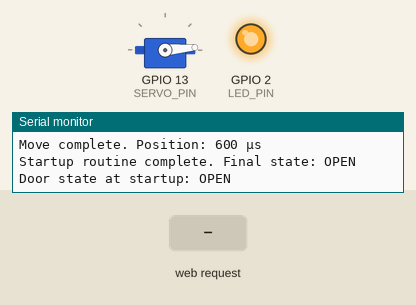
Bench run of a sketch on a simulated ESP8266 (NodeMCU). On the bench: servo, output pins drawn as LEDs (lit = HIGH), the last lines printed to the serial monitor. Inputs (shaded band) come from the test bench. WiFi joins after 1.5 s; servers stay silent unless stated; storage starts empty.

Above: at 10.3 s.
10.4 s: HTTP request GET /close received
At 11.17 s:
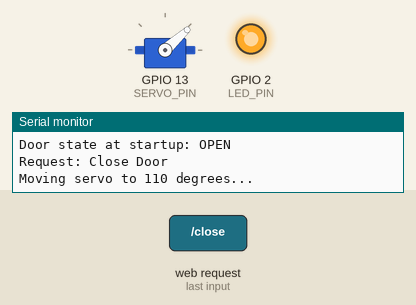
At 13.2 s:
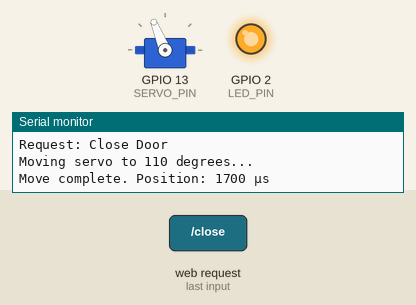
13.4 s: HTTP request GET /open received
At 14.48 s:
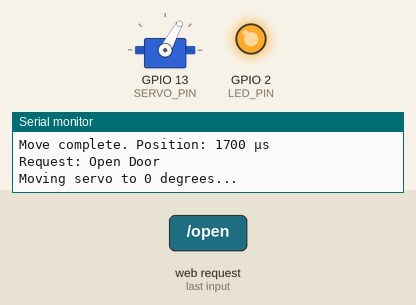
Timing chart, 0 to 17.1 s (numbered marks = the images above; inputs shaded):
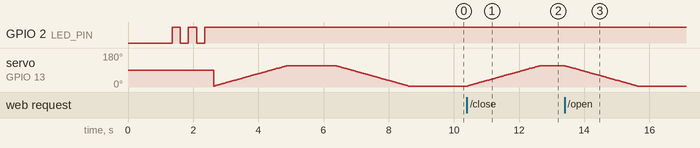

The sketch:

OF_Async.ino
```cpp
/* --------------------------------------------------------------
* Window exhaust fan door control
* This shoddily put together code creates a server on an ESP8266 via Http
* that communicates with a Servo and toggles it between defined angles
* Using ESP8266 NodeMCU ESP-12
* 2025 http://DisasterOfPuppets.com
-----------------------------------------------------------------*/

#include <ESP8266WiFi.h>
#include <ESP8266WebServer.h>
#include <ESP8266mDNS.h>
#include <LittleFS.h>
#include <Servo.h>
#include <user_interface.h>
#define LOG_BUFFER_SIZE 2048

//Stores the restart and servo open/closed state to memory
struct RTCData {
  uint32_t magic;
  bool lastWasOpen;
};

RTCData rtcData;
uint32_t RTC_MEM_START = 65;

bool skipStartupMovement = false;
String logBuffer = "";
bool isOpen = false;
bool isMoving = false;
unsigned long lastAlive = 0;
int currentPulse; //to Track the servo's last position in µs
//**************ADJUST THESE SETTINGS FOR YOUR SETUP **************

// -= WIFI SETTINGS =-

const char* ssid = "YOUR_BANK";
const char* password = "DETAILS_HERE";

// -= SERVO SETTINGS =-

#define SERVO_PIN 13           // D7 GPIO13 — safe for servo PWM
#define LED_PIN LED_BUILTIN    // GPIO2 — onboard blue LED

int SERVOMIN = 600;  // Min pulse width in µs. DO NOT modify unless calibrating manually.
int SERVOMAX = 2400; // Max pulse width in µs. See GitHub readme for safe tuning instructions.
int CLOSED_ANGLE = 0; // Angle of the Servo when door is closed
int OPEN_ANGLE = 110; // Angle of the Servo when the door is open, adjust as needed
constexpr bool OPEN_ON_RUN = true; // Have the Servo open the door on power (this won't re-run on manual software reset)

bool DIRECTION_REVERSED = true; // switch from true to false if your Open and Closed directions are switched

// Tuning values for smooth motion
// How to calculate servo speed:
// The total time of movement is (Number of Steps) * (Delay per Step).
//   - Number of Steps = (Total servo travel in µs) / STEP_US.
//   - Delay per Step = STEP_DELAY in milliseconds.
//
// Example calculation for this setup (110 degrees = approx. 1100µs of travel):
//   - Fast (original): (1100µs / 50µs) * 10ms = 22 steps * 10ms = 220ms (0.22 seconds)
//   - Slow & Smooth:   (1100µs / 10µs) * 20ms = 110 steps * 20ms = 2200ms (2.2 seconds)
//
#define STEP_US 10          // Smaller number = MORE steps = SMOOTHER motion.
#define STEP_DELAY 20       // Larger number = MORE delay per step = SLOWER motion.

// -= SERVER SETTINGS =-

IPAddress local_IP(192, 168, 1, 19); // Change this to the IP address you want to use for the server
IPAddress gateway(192, 168, 1, 1); // Your router's gateway
IPAddress subnet(255, 255, 255, 0);
IPAddress dns(8, 8, 8, 8); // Optional, Google DNS
constexpr bool USE_DNS = false; // true : On | false : Off

//*****************************************************************

ESP8266WebServer server(80);
Servo myServo;

void setup() {
  //Sanity delay
  delay(1000);

  // Switch servoe direction values if true
  if (DIRECTION_REVERSED) {

    int TEMP_ANGLE = CLOSED_ANGLE;
    CLOSED_ANGLE = OPEN_ANGLE;
    OPEN_ANGLE = TEMP_ANGLE;

  }

  //clear the log buffer to ensure a clean slate on every boot.
  logBuffer = "";

  Serial.begin(115200);
  currentPulse = angleToMicros(CLOSED_ANGLE); // Initialize to closed position
//reads the system memory states
  system_rtc_mem_read(RTC_MEM_START, &rtcData, sizeof(rtcData));

  if (rtcData.magic == 0xCAFEBABE) {
    skipStartupMovement = true;
    isOpen = rtcData.lastWasOpen;
    Log("User initiated restart. Skipping startup movement.");
    Log("door state restored: " + String(isOpen ? "OPEN" : "CLOSED"));

    rtcData.magic = 0;
    system_rtc_mem_write(RTC_MEM_START, &rtcData, sizeof(rtcData));
  }

  delay(100);
  Log("Booting...");

  pinMode(LED_PIN, OUTPUT);
  digitalWrite(LED_PIN, HIGH); // OFF (active LOW)


if (USE_DNS) {
  WiFi.config(local_IP, gateway, subnet, dns);
} else {
  WiFi.config(local_IP, gateway, subnet);
}

  WiFi.begin(ssid, password);
  Serial.print("Connecting to Wi-Fi");

  // Blink LED while connecting
  while (WiFi.status() != WL_CONNECTED) {
    Serial.print(".");
    digitalWrite(LED_PIN, LOW);
    delay(250);
    digitalWrite(LED_PIN, HIGH);
    delay(250);
  }

  Log("\nWi-Fi connected!");
  Log("IP address: ");
  Log(WiFi.localIP().toString()); // ✅ Now it's a String
  digitalWrite(LED_PIN, HIGH); // OFF

  // mDNS setup
  if (MDNS.begin("onlyfans")) {
    Log("mDNS responder started");
    Log("Try visiting: http://onlyfans.local");
  } else {
    Log("mDNS setup failed");
  }

  // LittleFS setup
  if (!LittleFS.begin()) {
    Log("❌ LittleFS mount failed!");
    return;
  }

  // Confirm required files exist ///Just change this to the files you know are required for functionality
  if (!LittleFS.exists("/index.html")) Log("❌ Missing: index.html");


  // File routes // Don't forget to list any additional files you put in the data folder here.
  server.on("/", handleRoot);
  server.serveStatic("/index.html", LittleFS, "/index.html");
  server.serveStatic("/favicon-32x32.png", LittleFS, "/favicon-32x32.png");
  server.serveStatic("/favicon-16x16.png", LittleFS, "/favicon-16x16.png");
  server.serveStatic("/apple-touch-icon.png", LittleFS, "/apple-touch-icon.png");
  server.serveStatic("/site.webmanifest", LittleFS, "/site.webmanifest");
  server.serveStatic("/android-chrome-512x512.png", LittleFS, "/android-chrome-512x512.png");
  server.serveStatic("/android-chrome-192x192.png", LittleFS, "/android-chrome-192x192.png");


  // Action routes
  server.on("/door-status", []() {
  String state;
  if (isMoving) {
    state = "moving";
  } else if (isOpen) {
    state = "open";
  } else {
    state = "closed";
  }
  server.send(200, "application/json", "{\"state\":\"" + state + "\"}");});

  server.on("/open", handleOpen);
  server.on("/close", handleClose);
  server.on("/restart", handleRestart);
  server.on("/log", []() {
  if (logBuffer.length() == 0) {
    server.send(200, "text/plain", " "); // Send a single space if buffer is empty
  } else {
    server.send(200, "text/plain", logBuffer); // Otherwise, send the buffer
  }
  });
  server.begin();
  Log("HTTP server started");

  // Startup movement only runs if the server is not hard reset
  if (!skipStartupMovement) {
      if (OPEN_ON_RUN == true) { // Check the user defined option
        RunStartupMovement();
    }
  } else {
    Log("User initiated server restart");
  }
  Log("Door state at startup: " + String(isOpen ? "OPEN" : "CLOSED"));
}

//******************FUNCTIONS **********************

void Log(const String& msg) {
  Serial.println(msg); // still prints over USB if connected
  logBuffer += msg + "\n";
  if (logBuffer.length() > LOG_BUFFER_SIZE) {
    logBuffer = logBuffer.substring(logBuffer.length() - LOG_BUFFER_SIZE); // trim oldest
  }
}

void CheckWiFi() {
  if (WiFi.status() != WL_CONNECTED) {
    Log("[WiFi] Disconnected. Attempting reconnect...");
    WiFi.disconnect();
    WiFi.begin(ssid, password);

    while (WiFi.status() != WL_CONNECTED) {
      Log(".");
      digitalWrite(LED_PIN, LOW);
      delay(250);
      digitalWrite(LED_PIN, HIGH);
      delay(250);
    }

    Log("\nWi-Fi Reconnected!");
    Log("IP address: ");
    Log(WiFi.localIP().toString());
    digitalWrite(LED_PIN, HIGH); // OFF
  }
}

// Routes
void handleRoot() {
  IPAddress clientIP = server.client().remoteIP();
  Log("HTTP connection detected from: " + clientIP.toString());

  File file = LittleFS.open("/index.html", "r");
  if (!file) {
    server.send(500, "text/plain", "Missing index.html");
    return;
  }
  server.streamFile(file, "text/html");
  file.close();
}

void handleOpen() {
  Log("Request: Open Door");
  if (isOpen) {
    Log("Door is already open.");
    server.send(200, "text/plain", "Door already open.");
    return;
  }
  moveServoSmoothly(OPEN_ANGLE);
  isOpen = true;
  server.send(200, "text/plain", "Door Open.");
}

void handleClose() {
  Log("Request: Close Door");
  if (!isOpen) {
    Log("Door is already closed.");
    server.send(200, "text/plain", "Door already closed.");
    return;
  }
  moveServoSmoothly(CLOSED_ANGLE);
  isOpen = false;
  server.send(200, "text/plain", "Door Closed.");
}

void handleRestart() {
  Log("Restarting Server...");

  rtcData.magic = 0xCAFEBABE;
  rtcData.lastWasOpen = isOpen; // ← Track actual door state
  system_rtc_mem_write(RTC_MEM_START, &rtcData, sizeof(rtcData));

  server.send(200, "text/plain", "Restarting ESP...");
  delay(500);
  ESP.restart();
}

void moveServoSmoothly(int targetAngle) {
  myServo.attach(SERVO_PIN);
  isMoving = true;

  int targetPulse = angleToMicros(targetAngle);

  Log("Moving servo to " + String(targetAngle) + " degrees...");

  if (targetPulse > currentPulse) {
    // Moving from a smaller pulse to a larger one
    for (int p = currentPulse; p <= targetPulse; p += STEP_US) {
      myServo.writeMicroseconds(p);
      delay(STEP_DELAY);
      server.handleClient(); // keeps web server responsive
      yield(); // prevents Wifi dropping out due to code blocking.
    }
  } else {
    // Moving from a larger pulse to a smaller one
    for (int p = currentPulse; p >= targetPulse; p -= STEP_US) {
      myServo.writeMicroseconds(p);
      delay(STEP_DELAY);
      server.handleClient();
      yield();
    }
  }

  // Ensure it finishes at the exact target pulse
  myServo.writeMicroseconds(targetPulse);
  currentPulse = targetPulse; // IMPORTANT: Update the current position

  Log("Move complete. Position: " + String(currentPulse) + " µs");

  delay(500); // Let the servo settle before detaching
  myServo.detach();
  isMoving = false;
}

void RunStartupMovement() {
  Log("Running servo startup routine...");

  // Always assume servo starts at OPEN position (worst case scenario)
  if (DIRECTION_REVERSED) {
    currentPulse = SERVOMIN;  // Open = 0° when reversed
    Log("Direction reversed - assuming start at SERVOMIN: " + String(SERVOMIN) + " µs");
  } else {
    currentPulse = SERVOMAX;  // Open = 110° when normal
    Log("Direction normal - assuming start at SERVOMAX: " + String(SERVOMAX) + " µs");
  }

  // Smoothly move to closed position (no direct movement)
  moveServoSmoothly(CLOSED_ANGLE);
  delay(1000); // Pause for a second

  if (OPEN_ON_RUN) {
    Log("Moving to startup open position...");
    moveServoSmoothly(OPEN_ANGLE);
    isOpen = true;
  } else {
    isOpen = false;
  }

  Log("Startup routine complete. Final state: " + String(isOpen ? "OPEN" : "CLOSED"));
}

//Converts from Angle to Microseconds
int angleToMicros(int angle) {
  return map(angle, 0, 180, SERVOMIN, SERVOMAX);
}

void loop() {
  MDNS.update();
  server.handleClient();

  CheckWiFi();

  unsigned long now = millis();
  if (now - lastAlive >= 20UL * 60UL * 1000UL) {  // 20 minutes
    Log("[DEBUG] Keep-alive blink");
    digitalWrite(LED_PIN, LOW);   // ON
    delay(100);                   // short blink
    digitalWrite(LED_PIN, HIGH);  // OFF
    lastAlive = now;
  }

  delay(1);

}
```

Measured:
- after the input at 10.4 s, servo on GPIO 13 (SERVO_PIN): moves from 5° to 112° over 2.2 s, starting at once
- after the input at 13.4 s, servo on GPIO 13 (SERVO_PIN): moves from 112° to 5° over 2.2 s, starting at once
